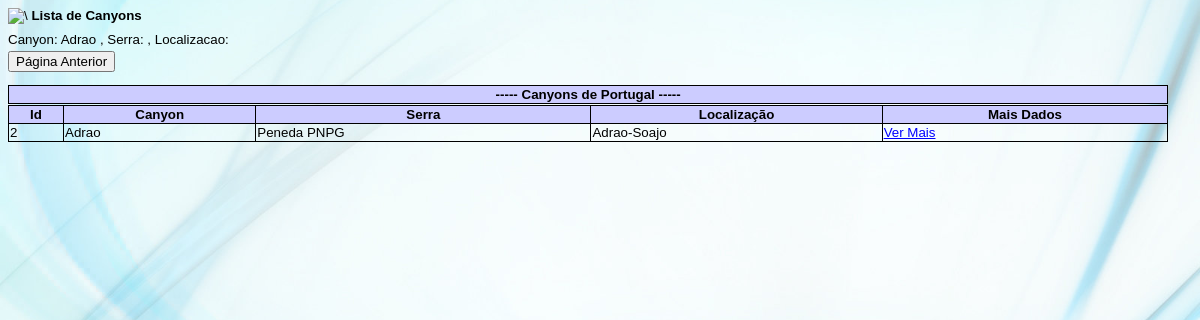
Page /src/lista_canyons.php?canyon=Adrao on the committed database.
### tables this page shows
CREATE TABLE `dadoscanyons` (
  `id` int(11) NOT NULL,
  `canyon` text NOT NULL,
  `nomeserra` text NOT NULL,
  `localizacao` text NOT NULL,
  `povoacaoinicio` text NOT NULL,
  `povoacaofim` text NOT NULL,
  `dificuldade` text NOT NULL,
  `maiorrapel` text NOT NULL,
  `horarioacesso` text NOT NULL,
  `horarioretorno` text NOT NULL,
  `descida` text NOT NULL,
  `desnivel` text NOT NULL,
  `croqui` text NOT NULL,
  `geolatitude` text NOT NULL,
  `geolongitude` text NOT NULL,
  `observacoes` text NOT NULL,
  `usersys` text NOT NULL,
  `datasys` datetime NOT NULL DEFAULT CURRENT_TIMESTAMP
);

### src/lista_canyons.php (the view, shortened to what this page needs)
<html>
<head>
	<link rel="stylesheet" type="text/css" href="..\css\style.css">
</head>
<tr>
<td><img src="https://canyonsportugal.000webhostapp.com/img/TrailAPP2.jpg" alt=\ /><b> Lista de Canyons</b>  </p>
</tr>
</html>
<?php
include_once("dbconnect.php");
if(isset($_GET['canyon'])){
	$canyon=$_GET['canyon'];
	$nomeserra=$_GET['serra'];
	$localizacao=$_GET['localizacao'];
}else{
	$canyon="*";
	$nomeserra="*";
	$localizacao="*";
}
echo "Canyon: $canyon  , Serra:$nomeserra  , Localizacao: $localizacao </p>";
$canyon = str_replace("*", "%", $canyon);
$stq  = "SELECT * FROM dadoscanyons WHERE ID > 0  ";
if ($canyon != ''){
	$stq = $stq . " AND canyon LIKE '$canyon' ";
}
$stq = $stq . " ORDER BY nomeserra ASC;";
$result = mysqli_query($con, $stq );
?>
<html>
<body>
<form> <button type="submit" formaction="pesquisa_canyon.html">Página Anterior</button> </form>
<div style="overflow:scroll;height:20px;width:98%;overflow:auto">
	<table width='100%' border= 0px>
		<thead>
			<tr bgcolor="#ccccff">
			<th>----- Canyons de Portugal -----</th>
			</tr>
		</thead>
	</table>
</div>
<div style="overflow:scroll;height:240px;width:98%;overflow:auto">
	<table width='100%' border= 0px>
		<thead>
			<tr bgcolor="#ccccff">
			<th>Id</th>
			<th>Canyon</th>
			<th>Serra</th>
			<th>Localização</th>
			<th>Mais Dados</th>
			</tr>
		</thead>
	<tbody>
	<?php
	 while($res = mysqli_fetch_array($result)) {
		echo "<tr>";
		echo "<td>".$res['id']."</td>";
		echo "<td>".$res['canyon']."</td>";
		echo "<td>".$res['nomeserra']."</td>";
		echo "<td>".$res['localizacao']."</td>";
		echo "<td><a href=\"ver_um_canyon.php?id=$res[id]\">Ver Mais</a></td>";
		echo "</tr>";
	}
	?>
		</tbody>
	</table>
</div>
</body>
</html>

### css/style.css (style rules this page uses)
table, th, td { border: 1px solid black; border-collapse: collapse; }
body { color: #000000; font-family: arial; verdana; font-size: 10pt; background-color: #ffffff; background: url('../img/imagem3.jpg') center center no-repeat fixed; -webkit-background-size: cover; -moz-background-size: cover; -o-background-size: cover; background-size: cover; }
tr { font-size: 10pt; }
a:link { color: blue; text-decoration: underline }

### rows in the picture
dadoscanyons: id "2", canyon "Adrao", nomeserra "Peneda PNPG", localizacao "Adrao-Soajo"

### other values in the picture
$canyon "Adrao"
